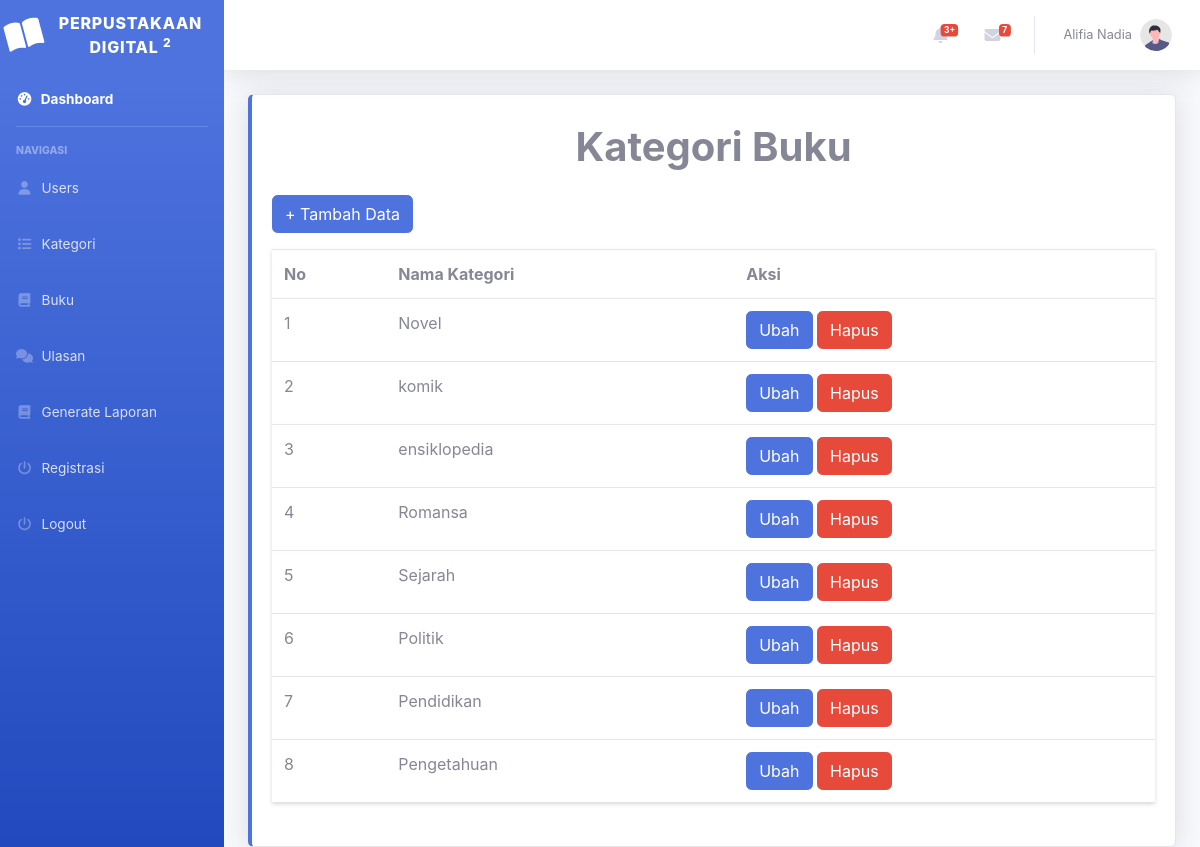
Screenshot of /apk_perpustakaan_digital/index.php?page=kategori (signed in) with the database file from the repository.
### tables this page shows
CREATE TABLE `kategori_buku` (
  `id_kategori` int(11) NOT NULL,
  `nama_kategori` varchar(100) NOT NULL
);

### apk_perpustakaan_digital/kategori.php (the view)
<?php
include 'koneksi.php';
?>
<div class="container-fluid">
    <div class="card border-left-primary shadow h-100 py-2">
        <div class="card-body">
            <h1 class="justify-content-center d-flex"><b>Kategori Buku</b></h1>
            <div class="row">
                <div class="col-md-12">
                    <a href="?page=kategori_tambah" class="btn btn-primary my-3">+ Tambah Data</a>
                    <table class="table table-hover shadow-sm">
                        <tr>
                            <th>No</th>
                            <th>Nama Kategori</th>
                            <th>Aksi</th>
                        </tr>
                        <?php
                            $no = 0;
                            $query = mysqli_query($conn, "SELECT * FROM kategori_buku");
                            while ($data = mysqli_fetch_array($query)){
                        ?>
                        <tr>
                            <td><?php echo ++$no; ?></td>
                            <td><?php echo $data['nama_kategori'] ?></td>
                            <td>
                                <a href="?page=kategori_ubah&&id=<?php echo $data['id_kategori'] ?>" class="btn btn-primary">Ubah</a>
                                <a href="?page=kategori_hapus&&id=<?php echo $data['id_kategori'] ?>" class="btn btn-danger" onclick="return confirm('Yakin ingin menghapus data?');">Hapus</a>
                            </td>
                        </tr>
                        <?php } ?>
                    </table>
                </div>
            </div>
        </div>
    </div>
</div>

### rows the page displays
kategori_buku: nama_kategori "Novel"
kategori_buku: nama_kategori "komik"
kategori_buku: nama_kategori "ensiklopedia"
kategori_buku: nama_kategori "Romansa"
kategori_buku: nama_kategori "Sejarah"
kategori_buku: nama_kategori "Politik"
kategori_buku: nama_kategori "Pendidikan"
kategori_buku: nama_kategori "Pengetahuan"

### other values shown
$_SESSION['nama_lengkap'] "Alifia Nadia"
